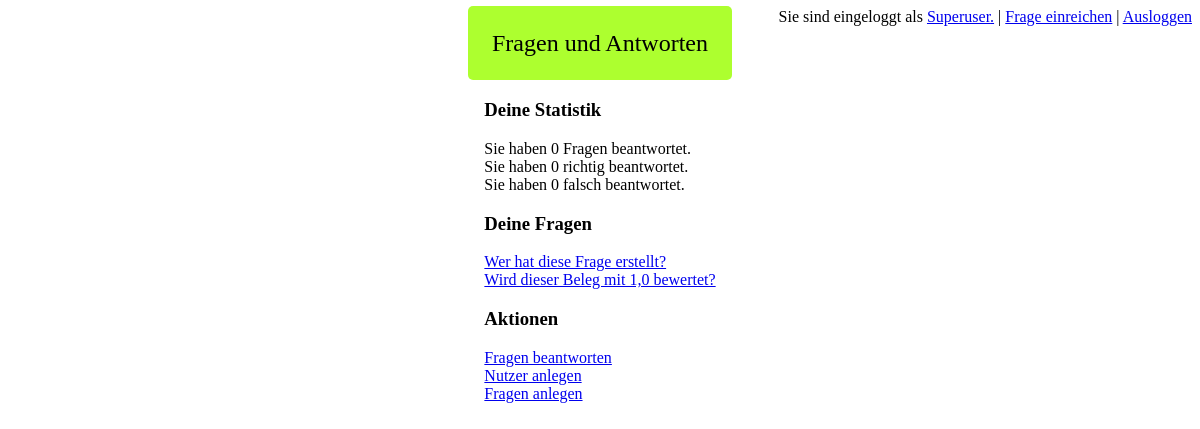
The app's page /main.php (signed in) with its own data.
### tables this page shows
CREATE TABLE `users` (
  `id` int(11) NOT NULL,
  `username` varchar(40) NOT NULL,
  `password` varchar(255) NOT NULL,
  `real_name` varchar(50) NOT NULL,
  `user_group_id` int(11) NOT NULL,
  `registrationdate` timestamp NOT NULL DEFAULT CURRENT_TIMESTAMP
);

CREATE TABLE `questions` (
  `id` int(11) NOT NULL,
  `question` text NOT NULL,
  `creator_id` int(11) NOT NULL,
  `creation_time` timestamp NOT NULL DEFAULT CURRENT_TIMESTAMP,
  `end_time` timestamp NULL DEFAULT NULL
);

### main.php (the view, shortened to what this page needs)
<?php
include "connect.php";
?>
<!DOCTYPE html>
<html xmlns="http://www.w3.org/1999/xhtml">
  <head>
	<link href="style.css" type="text/css" rel="stylesheet">
  </head>
  <body>
  <div id="login">
	<?php
		if (isset($_SESSION['userid']))
		{
			$statement = mysqli_query($db, "SELECT * FROM users WHERE id=".$_SESSION['userid']."");
			$row = mysqli_fetch_object($statement);
			echo "Sie sind eingeloggt als <a href='main.php'>".$row->username.".</a> | <a href='submit_question.php'>Frage einreichen</a> | <a href='logout.php'>Ausloggen</a>";
		}
		else
		{
			echo "<a href='login.php'>Einloggen</a>";
		}
	?>
  </div>
  <center>
  <div id="header">
	Fragen und Antworten
  </div>
  <div id="main">
<?php
if (isset($_SESSION['userid']))
	{
		$userid = $_SESSION['userid'];
		$questionAll = mysqli_query($db, "SELECT * FROM given_answers WHERE user_id=".$userid."");
		$correctAnswers = mysqli_query($db, "SELECT * FROM given_answers WHERE user_id=".$userid." AND flag = 1");
		$incorrectAnswers = mysqli_query($db, "SELECT * FROM given_answers WHERE user_id=".$userid." AND flag = 0");
		$ownQuestions = mysqli_Query($db, "SELECT * FROM questions WHERE creator_id=".$userid."");
	}
echo "	<h3>Deine Statistik</h3>
		Sie haben ".mysqli_num_rows($questionAll)." Fragen beantwortet.<br>
		Sie haben ".mysqli_num_rows($correctAnswers)." richtig beantwortet.<br>
		Sie haben ".mysqli_num_rows($incorrectAnswers)." falsch beantwortet.<br>
		<h3>Deine Fragen</h3>";
while ($question = mysqli_fetch_object($ownQuestions))
{
	echo "<a href='question.php?question=".$question->id."'>".$question->question."</a><br>";
}
echo "	<h3>Aktionen</h3>
		<a href='index.php'>Fragen beantworten</a><br>
		<a href='register.php'>Nutzer anlegen</a><br>
		<a href='submit_question.php'>Fragen anlegen</a>";
?>
  </div>
  </center>
</body>

### style.css (style rules this page uses)
#header { font-size: x-large; background-color: greenyellow; display: table; padding: 2%; border-radius: 5px; }
#main { display: table; text-align: left; }
#login { text-align: right; margin-bottom: -20px; }

### records on screen
users: username "Superuser"
questions: question "Wer hat diese Frage erstellt?"
questions: question "Wird dieser Beleg mit 1,0 bewertet?"

### other values on screen
mysqli_num_rows($questionAll) "0"
mysqli_num_rows($correctAnswers) "0"
mysqli_num_rows($incorrectAnswers) "0"
